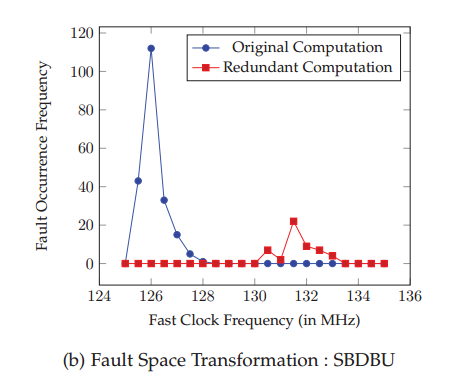
//> input picture pics/4.png, 455 x 390 px
$ ./vertical_text_seg   (built with g++ and OpenCV 4)
//> lines starting //> are read from the running program, lines starting //| are printed output that depends on the picture; after the words box and inside, x2 and y2 are one past the last pixel; in counts of white or black regions, pixels touching at a corner belong together
//11-12 no vertical text detection :/

#include "opencv2/imgproc/imgproc.hpp"
//#include "opencv2/videoio/videoio.hpp"
#include "opencv2/highgui/highgui.hpp"
#include "opencv2/video/background_segm.hpp"
#include <string>
#include <vector>
#include <iostream>
#include "pugixml.hpp"
#include <sstream>
#include <fstream>
using namespace std;
using namespace cv;
using namespace pugi;
RNG rng(12345);


int main(int argc, char* argv[])
{


/*
	Corners are co-ordinates of the corners of bounding box.
	We search the whole image column-wise, wherever there is more than img.cols/10 pixels as black
	we take that as a reference and crop out the text around it.
*/


	string a="4.png";
	//a[1]=48+ii;
	cout<<"------>"<<a;
	cv::Mat input = cv::imread(a.c_str());//input image
//> input is the input picture: 390 rows x 455 cols, CV_8UC3; mean B, G, R 245.4, 244.8, 246.3
	float input_area=input.cols*input.rows;
//> input_area = 177450


	cv::Mat gray;
	cv::cvtColor(input, gray, CV_BGR2GRAY);
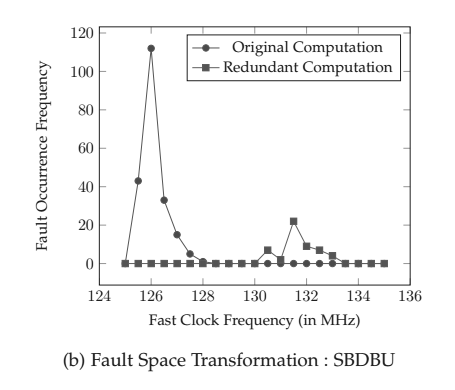
//> gray: 390 rows x 455 cols, CV_8UC1; min 32, max 255, mean 245.3
	int max = 70;

	namedWindow("input");
	//createTrackbar("Threshold", "input",&max,100);

	cv::Mat mask;
	cv::threshold(gray, mask,240, 255, CV_THRESH_BINARY_INV );
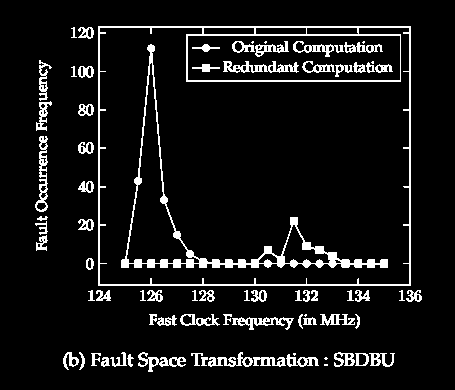
//> mask: 390 rows x 455 cols, CV_8UC1; 8.2% white in thin lines or dots, all inside (x1, y1, x2, y2) = (35, 26, 422, 372)
	//Canny(mask, mask, 20, 100, 3);
	std::vector<std::vector<cv::Point> > contours;
	std::vector<cv::Vec4i> hierarchy;
	cv::findContours(mask, contours, hierarchy, CV_RETR_EXTERNAL, CV_CHAIN_APPROX_SIMPLE);
//> contours = 59 contours, 11 with area under 20; largest, box (x1, y1, x2, y2) and area: (98, 26, 411, 286) 80808, (35, 136, 48, 212) 408, (138, 352, 186, 372) 284, (232, 317, 294, 330) 282, (180, 314, 220, 326) 226
	Mat input_new;
	cv::Mat drawing2 = cv::Mat::zeros(mask.size(), CV_8UC3);
	cv::Point2f corners[4];

	for (int i = 0; i < contours.size(); i++)
	{
		cv::Scalar color = cv::Scalar(0, 255, 0);
		drawContours(drawing2, contours, i, color, 1, 8, hierarchy, 0, cv::Point());

		float ctArea = cv::contourArea(contours[i]);

		if (ctArea > (input_area * 40.00 / 100.00)){		// area of bounding is greater than 70%
			cv::Rect boundingBox = cv::boundingRect(contours[i]);
			corners[0] = boundingBox.tl();
			corners[1] = Point2f(boundingBox.tl().x + boundingBox.width, boundingBox.tl().y);
			corners[2] = boundingBox.br();
			corners[3] = Point2f(boundingBox.br().x - boundingBox.width, boundingBox.br().y);
		}
	}
//> this loop made 59 passes
//> (ctArea, boundingBox) on pass 59: (80808, Rect(98, 26, 313, 260))
//> ctArea on passes 3 to 8: 156, 25, 45, 198, 30, 144
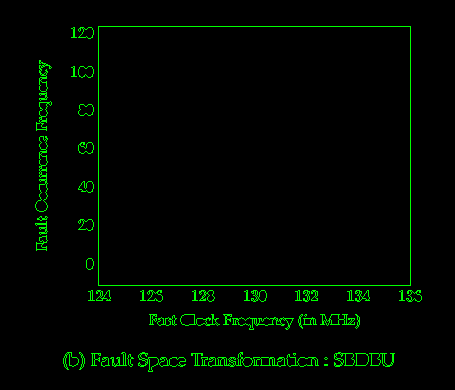
//> drawing2: 390 rows x 455 cols, CV_8UC3; mean B, G, R 0, 6.9, 0

	rectangle(input, corners[0] + Point2f(5,5), corners[2] - Point2f(5,5), Scalar(255, 255, 255), -1); // change the random value
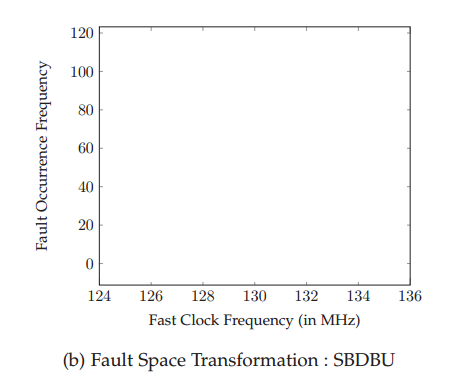
//> input: 390 rows x 455 cols, CV_8UC3; 4.09% of pixels changed, all inside (x1, y1, x2, y2) = (103, 31, 407, 282)

	cv::imshow("input", input);
	cv::imshow("drawing", drawing2);


	Mat img = imread("4.png", 0);
//> img: 390 rows x 455 cols, CV_8UC1; min 32, max 255, mean 245.3

    cout<<"\n"<<corners[0]<<corners[1]<<corners[2]<<corners[3];
//| [98, 26][411, 26][411, 286][98, 286]

    long long contain_sum = 0;
//> (the run ends here: the program needs code that is not available in this run, at `Vector<int> contain(img.cols,0);`)

$ run again, with pics/1.png copied over pics/4.png
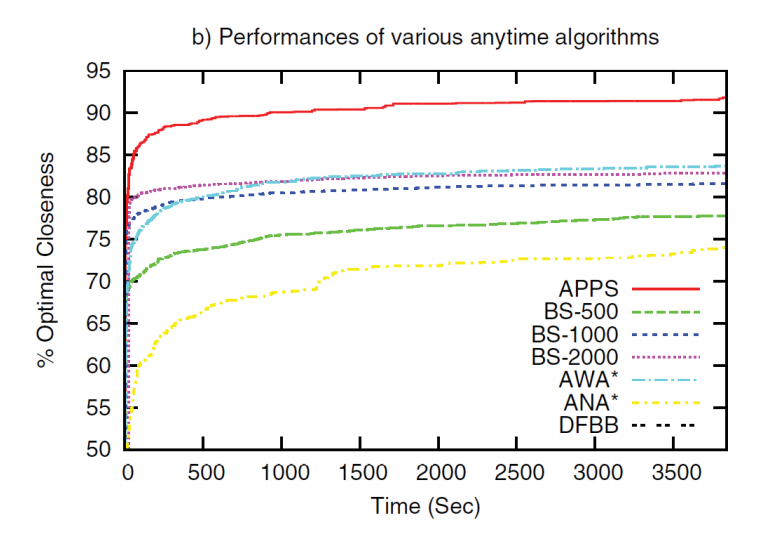
//> input picture pics/1.png, 781 x 540 px
//> input is the input picture: 540 rows x 781 cols, CV_8UC3; mean B, G, R 242.8, 243.4, 243.9
//> `cv::threshold(gray, mask,240, 255, CV_THRESH_BINARY_INV );`:
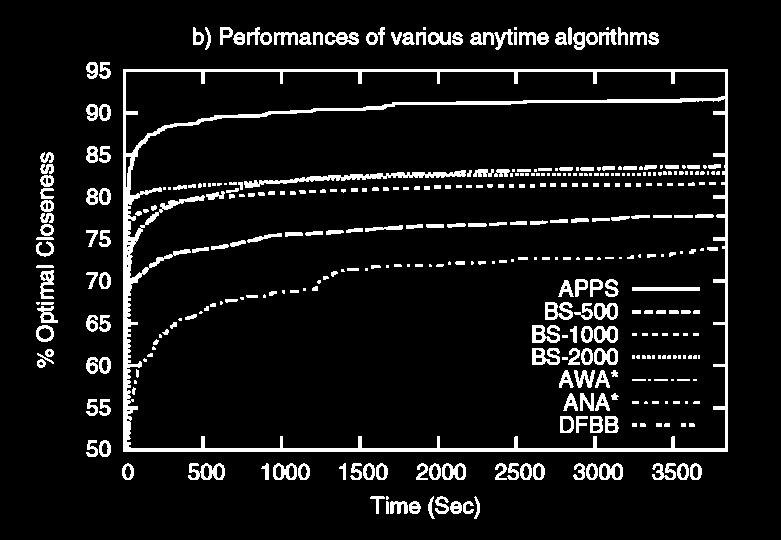
//> mask: 540 rows x 781 cols, CV_8UC1; 8.5% white; 396 white regions (134 under 20 px)
//> contours = 104 contours, 5 with area under 20; largest, box (x1, y1, x2, y2) and area: (123, 69, 728, 452) 230728, (188, 463, 225, 480) 378, (599, 463, 623, 480) 304, (442, 463, 466, 480) 304, (273, 463, 297, 480) 299
//> the loop `for (int i = 0; i < contours.size(); i++)` made 104 passes
//> (ctArea, boundingBox) on pass 69: (230728, Rect(123, 69, 605, 383))
//> `rectangle(input, corners[0] + Point2f(5,5), corners[2] - Point2f(5,5),..`:
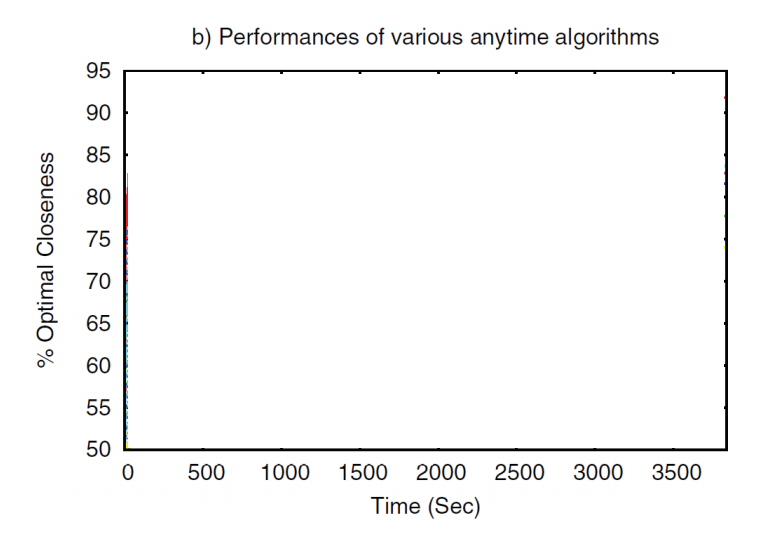
//> input: 540 rows x 781 cols, CV_8UC3; 16.11% of pixels changed, all inside (x1, y1, x2, y2) = (128, 74, 724, 448)
//| [123, 69][728, 69][728, 452][123, 452]

$ run again, with pics/11.png copied over pics/4.png
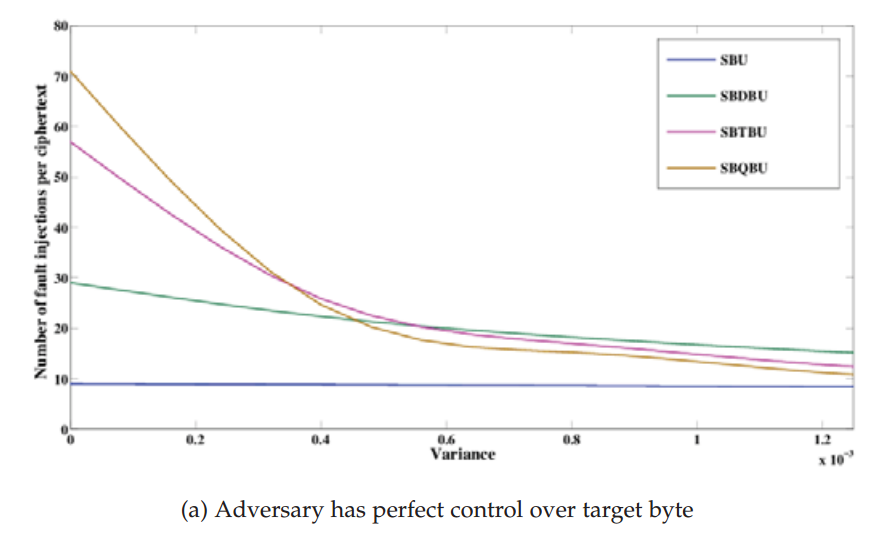
//> input picture pics/11.png, 875 x 538 px
//> input is the input picture: 538 rows x 875 cols, CV_8UC3; mean B, G, R 249.1, 249, 249.3
//> `cv::threshold(gray, mask,240, 255, CV_THRESH_BINARY_INV );`:
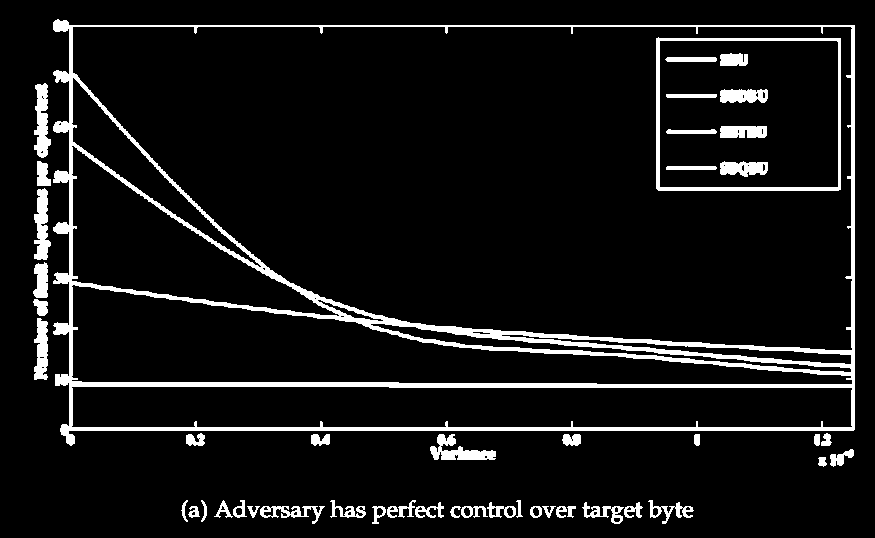
//> mask: 538 rows x 875 cols, CV_8UC1; 7.8% white; 48 white regions
//> contours = 39 contours; largest, box (x1, y1, x2, y2) and area: (53, 19, 855, 446) 319232, (34, 83, 51, 158) 722, (430, 434, 496, 460) 688, (34, 188, 51, 260) 686, (34, 318, 48, 380) 576
//> the loop `for (int i = 0; i < contours.size(); i++)` made 39 passes
//> (ctArea, boundingBox) on pass 39: (319232.5, Rect(53, 19, 802, 427))
//> `rectangle(input, corners[0] + Point2f(5,5), corners[2] - Point2f(5,5),..`:
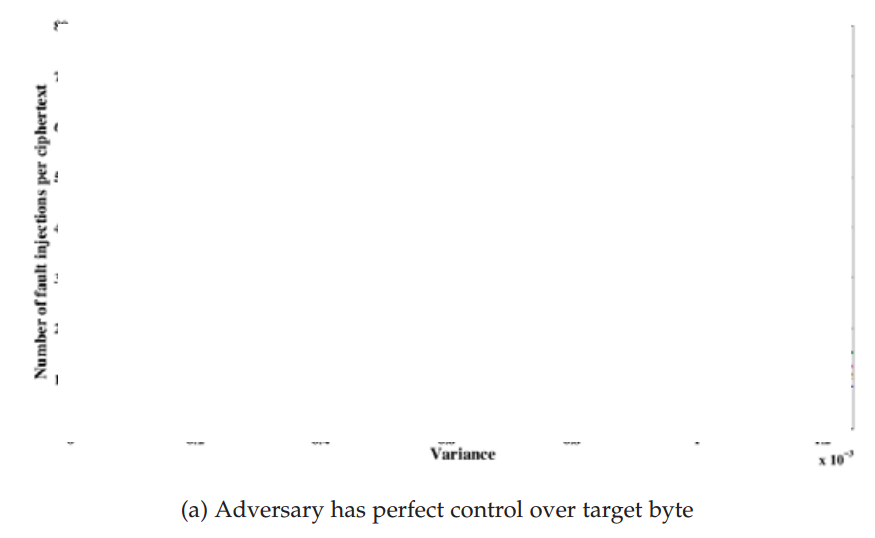
//> input: 538 rows x 875 cols, CV_8UC3; 7.89% of pixels changed, all inside (x1, y1, x2, y2) = (58, 24, 851, 442)
//| [53, 19][855, 19][855, 446][53, 446]
